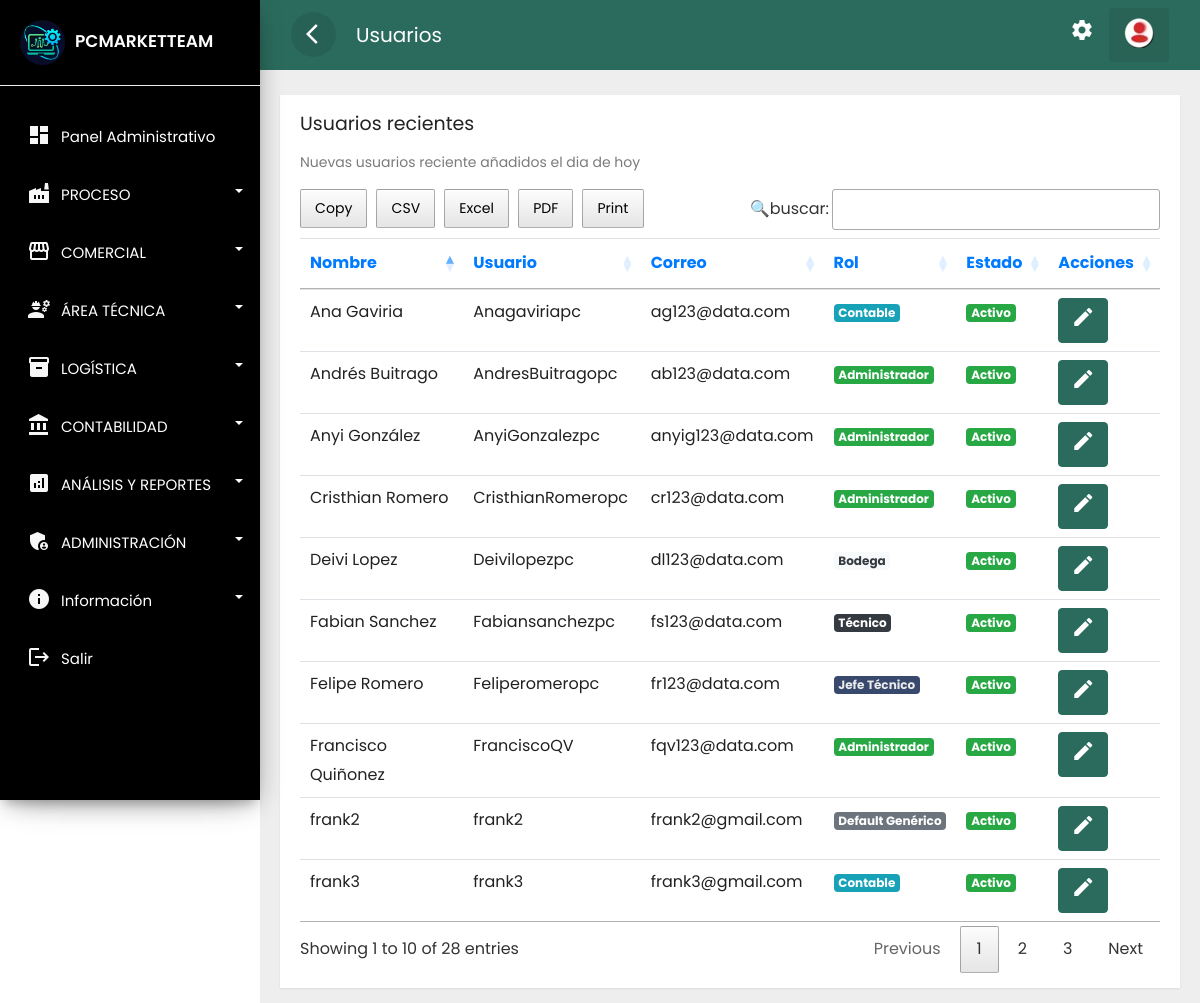
Screenshot of /frontend/usuario/mostrar.php (signed in) with the database file from the repository.
### tables this page shows
CREATE TABLE `usuarios` (
  `id` int(11) NOT NULL,
  `nombre` varchar(30) NOT NULL,
  `usuario` varchar(45) NOT NULL,
  `correo` varchar(30) NOT NULL,
  `clave` text NOT NULL,
  `rol` char(1) NOT NULL,
  `foto` text DEFAULT NULL,
  `estado` char(1) NOT NULL,
  `fere` timestamp NOT NULL DEFAULT current_timestamp(),
  `idsede` varchar(25) DEFAULT NULL
);

### frontend/usuario/mostrar.php (the view, shortened to what this page needs)
<?php if(isset($_SESSION['id'])) { ?>
<!doctype html>
<html lang="es">
<head>
    <link rel="stylesheet" href="../../backend/css/bootstrap.min.css">
    <link rel="stylesheet" href="../../backend/css/custom.css">
    <link rel="stylesheet" href="../../backend/css/loader.css">
    <link rel="stylesheet" type="text/css" href="../../backend/css/datatable.css">
    <link rel="stylesheet" type="text/css" href="../../backend/css/buttonsdataTables.css">
    <link rel="stylesheet" type="text/css" href="../../backend/css/font.css">
</head>
<body>
    <div class="wrapper">
        <?php    include_once '../layouts/nav.php';  include_once '../layouts/menu_data.php';    ?>
        <nav id="sidebar">
            <div class="sidebar-header">
                <h3><img src="../../backend/img/favicon.webp" class="img-fluid"><span>PCMARKETTEAM</span></h3>
            </div>
        </nav>
        <div id="content">
            <div class="top-navbar">
                <nav class="navbar navbar-expand-lg">
                    <div class="container-fluid">
                        <button type="button" id="sidebarCollapse" class="d-xl-block d-lg-block d-md-mone d-none">
                            <span class="material-icons">arrow_back_ios</span>
                        </button>
                        <a class="navbar-brand" href="#"> Usuarios </a>
                        <div class="collapse navbar-collapse d-lg-block d-xl-block d-sm-none d-md-none d-none"
                            id="navbarSupportedContent">
                            <ul class="nav navbar-nav ml-auto">
                                <li class="nav-item">
                                    <a class="nav-link" href="../cuenta/configuracion.php">
                                        <span class="material-icons">settings</span>
                                    </a>
                                </li>
                                <li class="dropdown nav-item active">
                                    <a href="#" class="nav-link" data-toggle="dropdown">
                                        <img src="../../backend/img/reere.webp">
                                    </a>
                                </li>
                            </ul>
                        </div>
                    </div>
                </nav>
            </div>
            <div class="main-content">
                <div class="row ">
                    <div class="col-lg-12 col-md-12">
                        <div class="card" style="min-height: 485px">
                            <div class="card-header card-header-text">
                                <h4 class="card-title">Usuarios recientes</h4>
                                <p class="category">Nuevas usuarios reciente añadidos el dia de hoy</p>
                            </div>
                            <div class="card-content table-responsive">
                                <?php
                require '../../config/ctconex.php';
                $sentencia = $connect->prepare("SELECT * FROM usuarios order BY id DESC;");
                $sentencia->execute();
                $data =  array();
                if($sentencia){
                while($r = $sentencia->fetchObject()){
                $data[] = $r;
                }
                }
                ?>
                                <?php if(count($data)>0):?>
                                <table class="table table-hover" id="example">
                                    <thead class="text-primary">
                                        <tr>
                                            <th>Nombre</th>
                                            <th>Usuario</th>
                                            <th>Correo</th>
                                            <th>Rol</th>
                                            <th>Estado</th>
                                            <th>Acciones</th>
                                        </tr>
                                    </thead>
                                    <tbody>
                                        <?php foreach($data as $g):?>
                                        <tr>
                                            <td><?php echo  $g->nombre; ?></td>
                                            <td><?php echo  $g->usuario; ?></td>
                                            <td><?php echo  $g->correo; ?></td>
                                            <td>
                                                <?php if ($g->rol == '1') { ?>
                                                <span class="badge badge-success">Administrador</span>
                                                <?php } elseif ($g->rol == '2') { ?>
                                                <span class="badge badge-secondary">Default Genérico</span>
                                                <?php } elseif ($g->rol == '3') { ?>
                                                <span class="badge badge-info">Contable</span>
                                                <?php } elseif ($g->rol == '4') { ?>
                                                <span class="badge badge-primary">Comercial</span>
                                                <?php } elseif ($g->rol == '5') { ?>
                                                <span class="badge badge-warning">Jefe Técnico</span>
                                                <?php } elseif ($g->rol == '6') { ?>
                                                <span class="badge badge-dark">Técnico</span>
                                                <?php } elseif ($g->rol == '7') { ?>
                                                <span class="badge badge-light text-dark">Bodega</span>
                                                <?php } else { ?>
                                                <span class="badge badge-danger">null</span>
                                                <?php } ?>
                                            </td>
                                            <td><?php    if($g->estado =='1')  { ?>
                                                <span class="badge badge-success">Activo</span>
                                                <?php  }   else {?>
                                                <span class="badge badge-danger">Inactivo</span>
                                                <?php  } ?>
                                            </td>
                                            <td>
                                                <?php    if($g->estado =='1')  { ?>
                                                <a class="btn btn-warning text-white"
                                                    href="../usuario/actualizar.php?id=<?php echo  $g->id; ?>"><i
                                                        class='material-icons' data-toggle='tooltip'
                                                        title='editar'>edit</i></a>
                                                <?php  } ?>
                                            </td>
                                        </tr>
                                        <?php endforeach; ?>
                                    </tbody>
                                </table>
                                <?php endif; ?>
                            </div>
                        </div>
                    </div>
                </div>
            </div>
        </div>
    </div>
</body>
</html>
<?php }else{
header('../error404.php');
} ?>

### backend/css/custom.css (style rules this page uses)
body, html { line-height: 1.8; font-family: 'Poppins', sans-serif; color: #555e58; text-transform:none; text-rendering: optimizeLegibility !important; -webkit-font-smoothing: antialiased !important; font-weight: 400; margin:0px; padding:0px; }
h1, h2, h3, h4, h5, h6, .h1, .h2, .h3, .h4 { font-weight: 400; line-height: 1.5em; }
p { font-size: 15px; margin: 12px 0 0; line-height: 24px; }
button { cursor:pointer; }
ul, ol { padding: 0; margin:0px; list-style: none; }
.material-icons { font-family: 'Material Icons'; font-weight: normal; font-style: normal; font-size: 24px; display: inline-block; line-height: 1; text-transform: none; letter-spacing: normal; word-wrap: normal; white-space: nowrap; direction: ltr; -webkit-font-smoothing: antialiased; text-rendering: optimizeLegibility; -moz-osx-font-smoothing: grayscale; font-feature-settings: 'liga'; }
.wrapper { position: relative; width:100%; overflow:auto; }
#sidebar { position:fixed; height:100vh!important; top: 0; bottom: 0; left: 0; z-index:11; width: 260px; overflow:auto; transition:all 0.3s ; background: black; box-shadow: 0 10px 30px -12px rgb(0 0 0 / 42%), 0 4px 25px 0px rgb(0 0 0 / 12%), 0 8px 10px -5px rgb(0 0 0 / 20%); }
#sidebar .sidebar-header { padding:20px; background-color:black; border-bottom:1px solid #eee; }
.sidebar-header h3 { color:white; font-size:17px; margin:0px; text-transform:none; transition:all 0.5s ease; font-weight:600; }
.sidebar-header h3 img { width:45px; margin-right:10px; }
#content { position: relative; transition: all 0.3s; background-color: #EEEEEE; }
.top-navbar { width:100%; z-index:9; position:relative; }
.main-content { padding:10px 20px 0px 20px; position: relative; width: 100%; }
.navbar { background-color: #2B6B5D; color: #FFFFFF; }
.navbar-brand { color: #FFFFFF; }
.navbar button { background-color:transparent; border:none; }
.navbar button span { color:#fff; }
#sidebarCollapse { border-radius:50%; width:45px; height:45px; text-align:center; line-height:45px; margin-right:20px; border:none; color: #FFFFFF; background-color: rgba(0, 0, 0, 0.09); }
#sidebarCollapse span { margin: 9px; padding: 0px; }
.navbar-nav > li.active { color: #FFFFFF; border-radius:4px; background-color: rgba(0, 0, 0, 0.08); }
.navbar-nav > li > a { color: #FFFFFF; }
.navbar-nav li a { position: relative; display: block; padding: 10px 15px!important; }
.card { margin: 10px 0; }
.card { border-radius: 0px!important; }
.card { display: inline-block; position: relative; border:none!important; width: 100%; margin:15px 0; box-shadow: 0 1px 2px rgb(0 0 0 / 8%); border-radius: 6px; color: rgba(0,0,0, 0.87); background: #fff; }
.card .card-header { padding: 15px 20px 0; z-index: 3; background-color:#fff!important; border-bottom:none; }
.card .card-content { padding: 15px 20px; position: relative; }
.card .category:not([class*="text-"]) { color: #7b7b7b; font-size: 14px; font-weight: 400; }
.card .card-title:not(.card-calendar .card-title) { margin-top: 0; margin-bottom: 5px; }
.card .card-header-text h4 { margin-top: 0; margin-bottom: 3px; font-size:19px; font-weight: 400; color: #222222; text-decoration: none; }
.table > thead > tr > th { border-bottom-width: 1px; font-size: 16px; font-weight: 400; }
@media only screen and (min-width:992px) { #content { width: calc(100% - 260px); position: relative; float: right; transition: all 0.3s; background-color: #EEEEEE; } }

### rows the page displays
usuarios: nombre "frank3", usuario "frank3", correo "frank3@gmail.com", rol "Contable", estado "Activo"
usuarios: nombre "frank2", usuario "frank2", correo "frank2@gmail.com", rol "Default Genérico", estado "Activo"
usuarios: nombre "Ana Gaviria", usuario "Anagaviriapc", correo "ag123@data.com", rol "Contable", estado "Activo"
usuarios: nombre "Deivi Lopez", usuario "Deivilopezpc", correo "dl123@data.com", rol "Bodega", estado "Activo"
usuarios: nombre "Felipe Romero", usuario "Feliperomeropc", correo "fr123@data.com", rol "Jefe Técnico", estado "Activo"
usuarios: nombre "Fabian Sanchez", usuario "Fabiansanchezpc", correo "fs123@data.com", rol "Técnico", estado "Activo"
usuarios: nombre "Francisco Quiñonez", usuario "FranciscoQV", correo "fqv123@data.com", rol "Administrador", estado "Activo"
usuarios: nombre "Anyi González", usuario "AnyiGonzalezpc", correo "anyig123@data.com", rol "Administrador", estado "Activo"
usuarios: nombre "Andrés Buitrago", usuario "AndresBuitragopc", correo "ab123@data.com", rol "Administrador", estado "Activo"
usuarios: nombre "Cristhian Romero", usuario "CristhianRomeropc", correo "cr123@data.com", rol "Administrador", estado "Activo"

### other values shown
$label "Panel Administrativo"
$label "PROCESO"
$label "COMERCIAL"
$label "ÁREA TÉCNICA"
$label "LOGÍSTICA"
$label "CONTABILIDAD"
$label "ANÁLISIS Y REPORTES"
$label "ADMINISTRACIÓN"
$label "Información"
$label "Salir"
